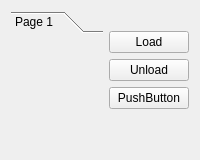
           <widget class="QWidget" name="page">
            <layout class="QGridLayout" name="gridLayout_10">
             <item row="0" column="1">
              <layout class="QVBoxLayout" name="verticalLayout_21">
               <item>
                <spacer name="verticalSpacer_15">
                 <property name="orientation">
                  <enum>Qt::Vertical</enum>
                 </property>
                 <property name="sizeType">
                  <enum>QSizePolicy::Preferred</enum>
                 </property>
                 <property name="sizeHint" stdset="0">
                  <size>
                   <width>20</width>
                   <height>20</height>
                  </size>
                 </property>
                </spacer>
               </item>
               <item>
                <widget class="QPushButton" name="b_tweak_audioadapter_load">
                 <property name="text">
                  <string>Load</string>
                 </property>
                </widget>
               </item>
               <item>
                <widget class="QPushButton" name="b_tweak_audioadapter_unload">
                 <property name="text">
                  <string>Unload</string>
                 </property>
                </widget>
               </item>
               <item>
                <widget class="QPushButton" name="pushButton">
                 <property name="text">
                  <string>PushButton</string>
                 </property>
                </widget>
               </item>
               <item>
                <spacer name="verticalSpacer_16">
                 <property name="orientation">
                  <enum>Qt::Vertical</enum>
                 </property>
                 <property name="sizeHint" stdset="0">
                  <size>
                   <width>20</width>
                   <height>40</height>
                  </size>
                 </property>
                </spacer>
               </item>
              </layout>
             </item>
             <item row="0" column="0">
              <widget class="QToolBox" name="toolBox">
               <property name="currentIndex">
                <number>0</number>
               </property>
               <widget class="QWidget" name="page_2">
                <property name="geometry">
                 <rect>
                  <x>0</x>
                  <y>0</y>
                  <width>390</width>
                  <height>394</height>
                 </rect>
                </property>
                <attribute name="label">
                 <string>Page 1</string>
                </attribute>
               </widget>
              </widget>
             </item>
            </layout>
           </widget>
